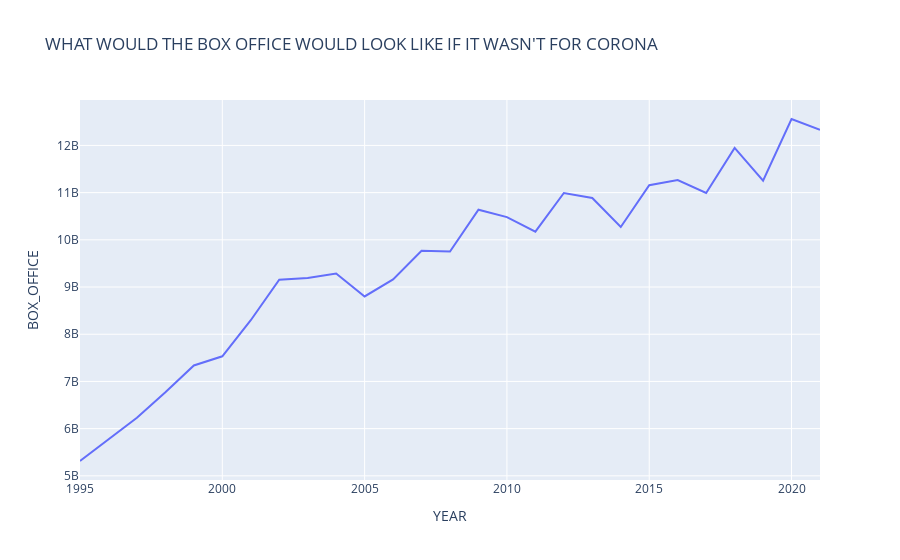

Source (notebook cell):
### Code cell
pred_box_office = modified_total_box_office
pred_box_office[0] = box_predi[0]
pred_box_office[1] = box_predi[1]
second_data_pred = pd.DataFrame(dict(YEAR = modified_year , BOX_OFFICE = pred_box_office))
second_graph_pred = px.line(second_data_pred,x="YEAR",y="BOX_OFFICE",title="WHAT WOULD THE BOX OFFICE WOULD LOOK LIKE IF IT WASN'T FOR CORONA")
second_graph_pred.show()

### Figure 1 — Plotly figure (JSON) as saved in the notebook; plotly's stock layout.template omitted (floating-point values rounded to 4 significant figures)
{"data": [{"hovertemplate": "YEAR=%{x}<br>BOX_OFFICE=%{y}<extra></extra>", "legendgroup": "", "line": {"color": "#636efa", "dash": "solid"}, "marker": {"symbol": "circle"}, "mode": "lines", "name": "", "orientation": "v", "showlegend": false, "type": "scatter", "x": [2021, 2020, 2019, 2018, 2017, 2016, 2015, 2014, 2013, 2012, 2011, 2010, 2009, 2008, 2007, 2006, 2005, 2004, 2003, 2002, 2001, 2000, 1999, 1998, 1997, 1996, 1995], "xaxis": "x", "y": [12330000000.0, 12560000000.0, 11253443955, 11948096650, 10993991460, 11267115924, 11155900636, 10272985008, 10887446341, 10992141616, 10173519704, 10482254025, 10639257284, 9750744148, 9769854914, 9161738221, 8800805718, 9287996519, 9193277289, 9155147215, 8296849636, 7532311479, 7338894852, 6771575283, 6230235770, 5769078886, 5314421390], "yaxis": "y"}], "layout": {"autosize": true, "legend": {"tracegroupgap": 0}, "title": {"text": "WHAT WOULD THE BOX OFFICE WOULD LOOK LIKE IF IT WASN'T FOR CORONA"}, "xaxis": {"anchor": "y", "autorange": true, "domain": [0, 1], "range": [1995, 2021], "title": {"text": "YEAR"}, "type": "linear"}, "yaxis": {"anchor": "x", "autorange": true, "domain": [0, 1], "range": [4912000000.0, 12960000000.0], "title": {"text": "BOX_OFFICE"}, "type": "linear"}}}
